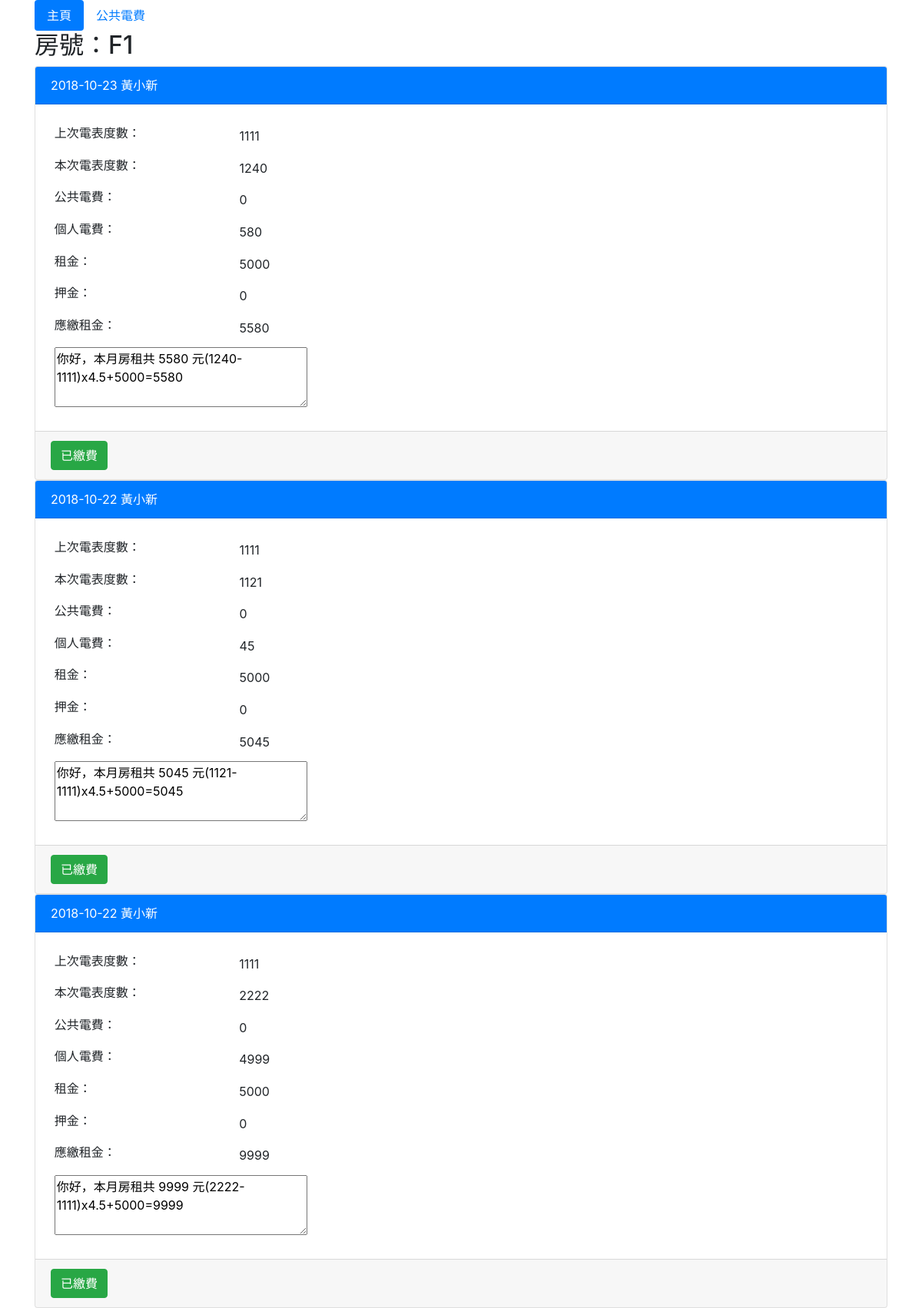
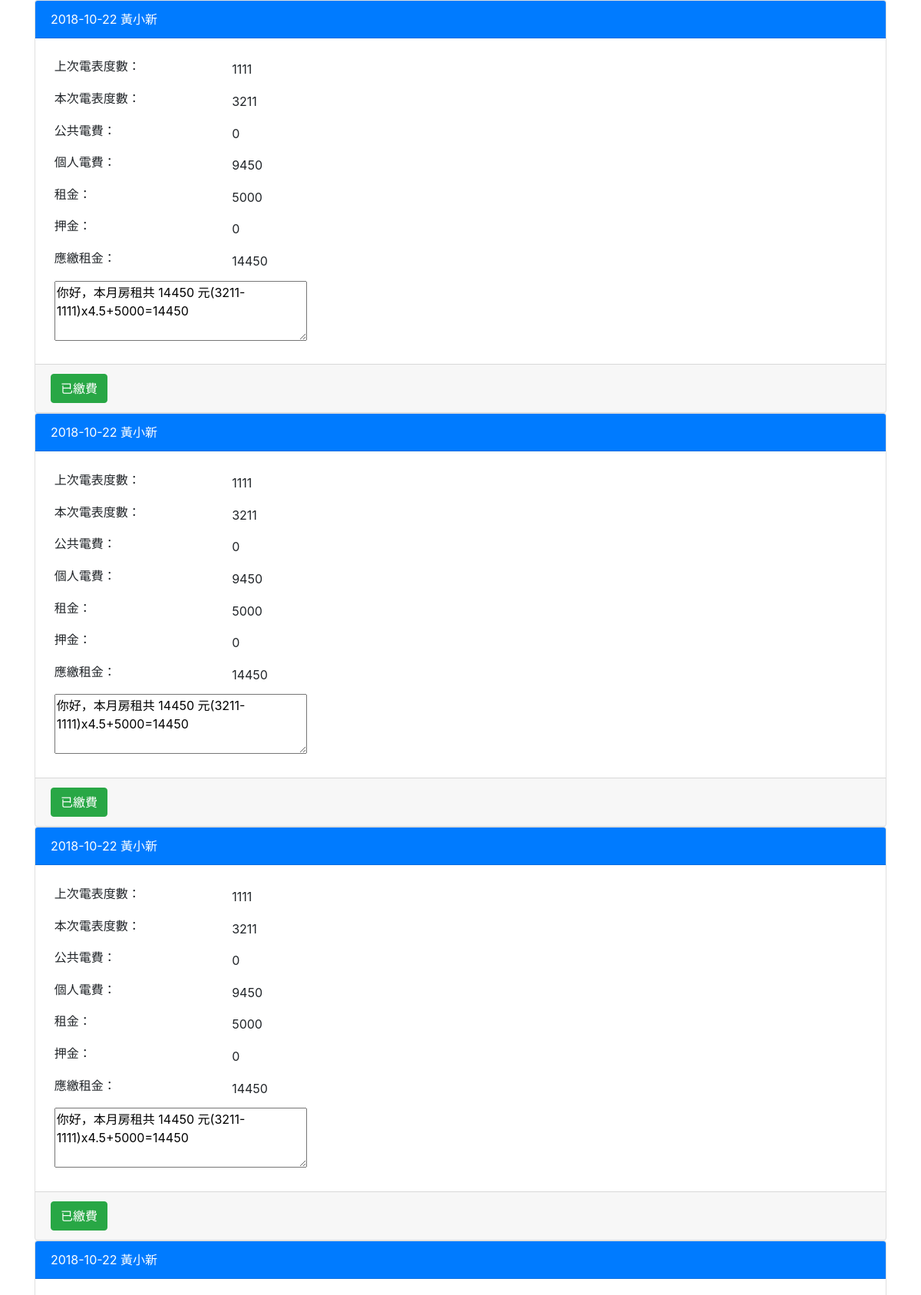
Screenshot of /polls/list/1 (upper part) with the database file from the repository (2 pictures, top to bottom).
### polls/models.py (models this page shows, shortened)
class DTSF02(models.Model):
	DTSF01 = models.ForeignKey(DTSF01, on_delete=models.CASCADE)
	INPUT_DATE = models.CharField(max_length=10)
	LAST_DEGREES = models.IntegerField(default=0)
	THIS_DEGREES = models.IntegerField(default=0)
	RENT_AMT = models.IntegerField(default=0)
	PUB_ELECTRIC_AMT = models.IntegerField(default=0)
	ELECTRIC_AMT =  models.IntegerField(default=0)
	DIPOSIT_AMT =  models.IntegerField(default=0)
	TOTAL_AMT =  models.IntegerField(default=0)
	MESSAGE = models.CharField(max_length=200)
	IS_CONF = models.BooleanField(default=False)

class DTSF01(models.Model):
	ROOM = models.CharField(max_length=3)
	BEGIN_DATE = models.CharField(max_length=10)
	NAME = models.CharField(max_length=20)
	END_DATE = models.CharField(max_length=10)
	CELL_PHONE = models.CharField(max_length=10)
	RENT_AMT = models.IntegerField(default=0)
	DIPOSIT = models.IntegerField(default=0)
	PUB_DASHBOARD = models.CharField(max_length=3,blank=True)
	THIS_DEGREES = models.IntegerField(default=0)
	TIMES = models.FloatField(default=0.0)
	ADDRESS = models.CharField(max_length=50)
	STATUS = models.CharField(max_length=1)

### polls/views.py (the view)
# urls.py: path('list/<int:dashboard_id>', views.list, name='list'),
def list(request, dashboard_id):
    DTSF01vo = get_object_or_404(DTSF01, pk=dashboard_id)
    DTSF02_list = DTSF01vo.dtsf02_set.order_by("-INPUT_DATE","-pk")
    print(DTSF02_list)
    return render(request, 'detail.html', locals())

### templates/detail.html (shortened to what this page needs)
{% include "head.html" %}
<div class="container">
  <ul class="nav nav-pills">
    <li class="nav-item">
      <a class="nav-link active" href="/polls/">主頁</a>
    <li class="nav-item">
      <a class="nav-link" href="/polls/electric/">公共電費</a>
  </ul>
</div>
<div class="container">
{% if DTSF02_list %}
	{% for sf02 in DTSF02_list %}
		{% if forloop.first %}
			  <h2>房號：{{DTSF01vo.ROOM}}</h2>
		{% endif %}
		<div class="card ">
			<div class="card-header bg-primary text-white">
				{% if sf02.IS_CONF %}
					{{ sf02.INPUT_DATE }}  {{DTSF01vo.NAME}}
				{% else %}
					<font color="pink" id="bill_title{{sf02.id}}">{{ sf02.INPUT_DATE }}  {{DTSF01vo.NAME}}</font>
				{% endif %}
			</div>
			<div class="card-body">
				<table class="table-sm"><tr>
					<td><label>上次電表度數</label>：<td>{{ sf02.LAST_DEGREES }}</td><tr>
					<td><label>本次電表度數</label>：<td>{{ sf02.THIS_DEGREES }}</td><tr>
					<td><label>公共電費</label>：<td>{{ sf02.PUB_ELECTRIC_AMT }}</td><tr>
					<td><label>個人電費</label>：<td>{{ sf02.ELECTRIC_AMT }}</td><tr>
					<td><label>租金</label>：<td>{{ sf02.RENT_AMT }}</td><tr>
					<td><label>押金</label>：<td>{{ sf02.DIPOSIT_AMT }}</td><tr>
					<td><label>應繳租金</label>：<td>{{ sf02.TOTAL_AMT }}</td><tr>
					<td colspan="2"><textarea cols="30" rows="3">{{ sf02.MESSAGE }}</textarea></td></table>
			</div>
			<div class="card-footer">
				{% if sf02.IS_CONF %}
					<button type="button" class="btn btn-success">已繳費</button>
				{% else %}
					<button type="button" class="btn btn-danger bill" data-id="{{sf02.id}}">待繳費</button>
				{% endif %}
			</div>
		</div>
	{% endfor %}
{% else %}
	找不到房號 {{DTSF01vo.ROOM}} 任何紀錄
{% endif %}
</div>
{% include "footer.html" %}

### templates/head.html (shortened to what this page needs)
<!DOCTYPE html>
<html lang="en">
<head>
  <link rel="stylesheet" href="https://maxcdn.bootstrapcdn.com/bootstrap/4.1.3/css/bootstrap.min.css">
</head>
<body>

### templates/footer.html
</body>
</html>

### rows the page displays
DTSF02: INPUT_DATE "2018-10-23", LAST_DEGREES "1111", THIS_DEGREES "1240", PUB_ELECTRIC_AMT "0", ELECTRIC_AMT "580", RENT_AMT "5000", DIPOSIT_AMT "0", TOTAL_AMT "5580", MESSAGE "你好，本月房租共 5580 元(1240-1111)x4.5+5000=5580", IS_CONF "已繳費"
DTSF01: ROOM "F1", NAME "黃小新"
DTSF02: INPUT_DATE "2018-10-22", LAST_DEGREES "1111", THIS_DEGREES "1121", PUB_ELECTRIC_AMT "0", ELECTRIC_AMT "45", RENT_AMT "5000", DIPOSIT_AMT "0", TOTAL_AMT "5045", MESSAGE "你好，本月房租共 5045 元(1121-1111)x4.5+5000=5045", IS_CONF "已繳費"
DTSF02: INPUT_DATE "2018-10-22", LAST_DEGREES "1111", THIS_DEGREES "2222", PUB_ELECTRIC_AMT "0", ELECTRIC_AMT "4999", RENT_AMT "5000", DIPOSIT_AMT "0", TOTAL_AMT "9999", MESSAGE "你好，本月房租共 9999 元(2222-1111)x4.5+5000=9999", IS_CONF "已繳費"
DTSF02: INPUT_DATE "2018-10-22", LAST_DEGREES "1111", THIS_DEGREES "3211", PUB_ELECTRIC_AMT "0", ELECTRIC_AMT "9450", RENT_AMT "5000", DIPOSIT_AMT "0", TOTAL_AMT "14450", MESSAGE "你好，本月房租共 14450 元(3211-1111)x4.5+5000=14450", IS_CONF "已繳費"
DTSF02: INPUT_DATE "2018-10-22", LAST_DEGREES "1111", THIS_DEGREES "3211", PUB_ELECTRIC_AMT "0", ELECTRIC_AMT "9450", RENT_AMT "5000", DIPOSIT_AMT "0", TOTAL_AMT "14450", MESSAGE "你好，本月房租共 14450 元(3211-1111)x4.5+5000=14450", IS_CONF "已繳費"
DTSF02: INPUT_DATE "2018-10-22", LAST_DEGREES "1111", THIS_DEGREES "3211", PUB_ELECTRIC_AMT "0", ELECTRIC_AMT "9450", RENT_AMT "5000", DIPOSIT_AMT "0", TOTAL_AMT "14450", MESSAGE "你好，本月房租共 14450 元(3211-1111)x4.5+5000=14450", IS_CONF "已繳費"
DTSF02: INPUT_DATE "2018-10-22"
